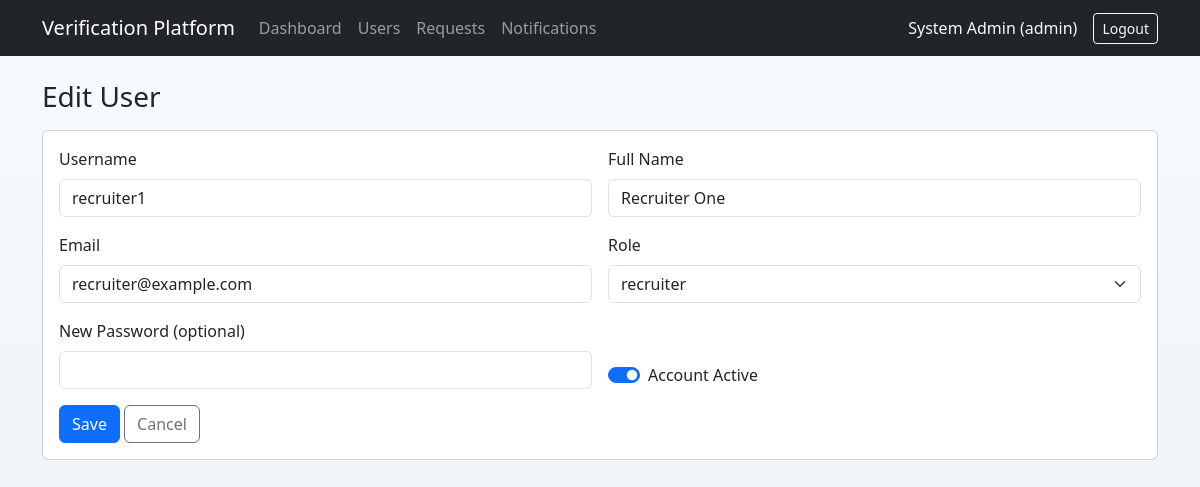
Page /admin/users/2/edit (signed in) on the committed database.
### app/models.py (models this page shows, shortened)
class User(UserMixin, db.Model):
    __tablename__ = "users"
    id = db.Column(db.Integer, primary_key=True)
    username = db.Column(db.String(80), unique=True, nullable=False)
    password_hash = db.Column(db.String(255), nullable=False)
    full_name = db.Column(db.String(120), nullable=False)
    email = db.Column(db.String(120), unique=True, nullable=False)
    role = db.Column(db.Enum(Role), nullable=False, default=Role.CANDIDATE)
    is_active_user = db.Column(db.Boolean, nullable=False, default=True)
    created_at = db.Column(db.DateTime, default=utcnow_naive, nullable=False)
    candidate_profile = db.relationship(
        "CandidateProfile", back_populates="user", uselist=False
    )
    created_requests = db.relationship(
        "VerificationRequest",
        back_populates="recruiter",
        foreign_keys="VerificationRequest.created_by_recruiter_id",
    )
    assigned_requests = db.relationship(
        "VerificationRequest",
        back_populates="assigned_verifier",
        foreign_keys="VerificationRequest.assigned_verifier_id",
    )
    uploaded_documents = db.relationship(
        "Document", back_populates="uploaded_by", foreign_keys="Document.uploaded_by_user_id"
    )
    notifications = db.relationship("Notification", back_populates="user")
    @property
    def is_active(self) -> bool:  # Flask-Login integration
        return self.is_active_user

### app/routes.py (the view, shortened to what this page needs)
@admin_bp.route("/users/<int:user_id>/edit", methods=["GET", "POST"], endpoint="user_edit")
@role_required(Role.ADMIN)
def admin_user_edit(user_id: int):
    user = User.query.get_or_404(user_id)
    return render_template("admin/user_form.html", roles=Role, user=user)

### app/utils.py (called while the page is built)
def role_required(*roles: Role):
    def decorator(view_func):
        @wraps(view_func)
        @login_required
        def wrapped(*args, **kwargs):
            if current_user.role not in roles:
                abort(403)
            return view_func(*args, **kwargs)
        return wrapped
    return decorator

### app/templates/admin/user_form.html (shortened to what this page needs)
{% extends "base.html" %}
{% block content %}
<h1 class="h3 mb-3">{% if user %}Edit User{% else %}Create User{% endif %}</h1>
<div class="card">
  <div class="card-body">
    <form method="post" class="row g-3">
      <div class="col-md-6">
        <label class="form-label">Username</label>
        <input class="form-control" name="username" value="{{ user.username if user else '' }}" {% if user %}readonly{% endif %} required>
      </div>
      <div class="col-md-6">
        <label class="form-label">Full Name</label>
        <input class="form-control" name="full_name" value="{{ user.full_name if user else '' }}" required>
      </div>
      <div class="col-md-6">
        <label class="form-label">Email</label>
        <input class="form-control" type="email" name="email" value="{{ user.email if user else '' }}" required>
      </div>
      <div class="col-md-6">
        <label class="form-label">Role</label>
        <select class="form-select" name="role">
          {% for role in roles %}
            <option value="{{ role.value }}" {% if user and user.role == role %}selected{% endif %}>{{ role.value }}</option>
          {% endfor %}
        </select>
      </div>
      <div class="col-md-6">
        <label class="form-label">{% if user %}New Password (optional){% else %}Password{% endif %}</label>
        <input class="form-control" name="password" type="password" {% if not user %}required{% endif %}>
      </div>
      {% if user %}
      <div class="col-md-6 d-flex align-items-end">
        <div class="form-check form-switch">
          <input class="form-check-input" type="checkbox" id="is_active" name="is_active" {% if user.is_active_user %}checked{% endif %}>
          <label class="form-check-label" for="is_active">Account Active</label>
        </div>
      </div>
      {% endif %}
      <div class="col-12">
        <button class="btn btn-primary" type="submit">Save</button>
        <a class="btn btn-outline-secondary" href="{{ url_for('admin.user_list') }}">Cancel</a>
      </div>
    </form>
  </div>
</div>
{% endblock %}

### app/templates/base.html (shortened to what this page needs)
<!doctype html>
<html lang="en">
  <head>
    <link href="https://cdn.jsdelivr.net/npm/bootstrap@5.3.3/dist/css/bootstrap.min.css" rel="stylesheet">
    <link href="{{ url_for('static', filename='css/style.css') }}" rel="stylesheet">
  </head>
  <body>
    <nav class="navbar navbar-expand-lg navbar-dark bg-dark mb-4">
      <div class="container">
        <a class="navbar-brand" href="{{ url_for('main.index') }}">Verification Platform</a>
        <div class="collapse navbar-collapse" id="mainNav">
          <ul class="navbar-nav me-auto mb-2 mb-lg-0">
            {% if current_user.is_authenticated %}
              {% if current_user.role.value == 'admin' %}
                <li class="nav-item"><a class="nav-link" href="{{ url_for('admin.dashboard') }}">Dashboard</a></li>
                <li class="nav-item"><a class="nav-link" href="{{ url_for('admin.user_list') }}">Users</a></li>
                <li class="nav-item"><a class="nav-link" href="{{ url_for('admin.request_monitor') }}">Requests</a></li>
              {% elif current_user.role.value == 'verifier' %}
                <li class="nav-item"><a class="nav-link" href="{{ url_for('verifier.task_list') }}">My Tasks</a></li>
              {% endif %}
              <li class="nav-item"><a class="nav-link" href="{{ url_for('main.notifications') }}">Notifications </a></li>
            {% endif %}
          </ul>
          <ul class="navbar-nav ms-auto">
            {% if current_user.is_authenticated %}
              <li class="nav-item text-light d-flex align-items-center me-3">
                {{ current_user.full_name }} ({{ current_user.role.value }})
              </li>
              <li class="nav-item">
                <form action="{{ url_for('auth.logout') }}" method="post" class="m-0">
                  <button class="btn btn-outline-light btn-sm" type="submit">Logout</button>
                </form>
              </li>
            {% else %}
              <li class="nav-item"><a class="nav-link" href="{{ url_for('auth.login') }}">Login</a></li>
              <li class="nav-item"><a class="nav-link" href="{{ url_for('auth.register_candidate') }}">Register</a></li>
            {% endif %}
          </ul>
        </div>
      </div>
    </nav>
    <main class="container mb-5">
      {% block content %}{% endblock %}
    </main>
  </body>
</html>

### app/static/css/style.css (style rules this page uses)
body { background: linear-gradient(180deg, #f8fbff 0%, #eef4f8 100%); }

### rows in the picture
User: full_name "System Admin", role.value "admin"
User: username "recruiter1", full_name "Recruiter One", email "recruiter@example.com", role "recruiter", is_active_user "☑"
